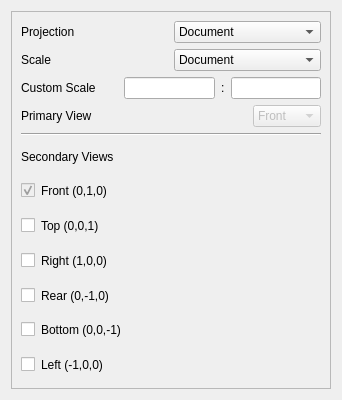
<?xml version="1.0" encoding="UTF-8"?>
<ui version="4.0">
 <class>DrawingGui::TaskOrthographicViews</class>
 <widget class="QWidget" name="DrawingGui::TaskOrthographicViews">
  <property name="geometry">
   <rect>
    <x>0</x>
    <y>0</y>
    <width>342</width>
    <height>400</height>
   </rect>
  </property>
  <property name="sizePolicy">
   <sizepolicy hsizetype="Fixed" vsizetype="Expanding">
    <horstretch>0</horstretch>
    <verstretch>0</verstretch>
   </sizepolicy>
  </property>
  <property name="minimumSize">
   <size>
    <width>250</width>
    <height>0</height>
   </size>
  </property>
  <property name="windowTitle">
   <string>Orthographic Projection</string>
  </property>
  <layout class="QVBoxLayout" name="verticalLayout_2">
   <item>
    <widget class="QFrame" name="frame">
     <property name="sizePolicy">
      <sizepolicy hsizetype="Expanding" vsizetype="Expanding">
       <horstretch>0</horstretch>
       <verstretch>0</verstretch>
      </sizepolicy>
     </property>
     <property name="frameShape">
      <enum>QFrame::StyledPanel</enum>
     </property>
     <property name="frameShadow">
      <enum>QFrame::Raised</enum>
     </property>
     <layout class="QVBoxLayout" name="verticalLayout_3">
      <item>
       <layout class="QVBoxLayout" name="verticalLayout">
        <property name="sizeConstraint">
         <enum>QLayout::SetDefaultConstraint</enum>
        </property>
        <item>
         <layout class="QHBoxLayout" name="horizontalLayout_3">
          <item>
           <widget class="QLabel" name="label_7">
            <property name="text">
             <string>Projection</string>
            </property>
           </widget>
          </item>
          <item>
           <widget class="QComboBox" name="projection">
            <property name="editable">
             <bool>false</bool>
            </property>
            <item>
             <property name="text">
              <string>Document</string>
             </property>
            </item>
            <item>
             <property name="text">
              <string>First Angle</string>
             </property>
            </item>
            <item>
             <property name="text">
              <string>Third Angle</string>
             </property>
            </item>
           </widget>
          </item>
         </layout>
        </item>
        <item>
         <layout class="QHBoxLayout" name="horizontalLayout_5">
          <item>
           <widget class="QLabel" name="label">
            <property name="text">
             <string>Scale</string>
            </property>
           </widget>
          </item>
          <item>
           <widget class="QComboBox" name="cmbScaleType">
            <item>
             <property name="text">
              <string>Document</string>
             </property>
            </item>
            <item>
             <property name="text">
              <string>Automatic</string>
             </property>
            </item>
            <item>
             <property name="text">
              <string>Custom</string>
             </property>
            </item>
           </widget>
          </item>
         </layout>
        </item>
        <item>
         <layout class="QHBoxLayout" name="horizontalLayout_6">
          <item>
           <widget class="QLabel" name="label_2">
            <property name="text">
             <string>Custom Scale</string>
            </property>
           </widget>
          </item>
          <item>
           <spacer name="horizontalSpacer_3">
            <property name="orientation">
             <enum>Qt::Horizontal</enum>
            </property>
            <property name="sizeHint" stdset="0">
             <size>
              <width>40</width>
              <height>20</height>
             </size>
            </property>
           </spacer>
          </item>
          <item>
           <widget class="QLineEdit" name="scaleNum">
            <property name="sizePolicy">
             <sizepolicy hsizetype="Expanding" vsizetype="Fixed">
              <horstretch>0</horstretch>
              <verstretch>0</verstretch>
             </sizepolicy>
            </property>
           </widget>
          </item>
          <item>
           <widget class="QLabel" name="label_4">
            <property name="text">
             <string>:</string>
            </property>
           </widget>
          </item>
          <item>
           <widget class="QLineEdit" name="scaleDenom"/>
          </item>
         </layout>
        </item>
        <item>
         <layout class="QHBoxLayout" name="horizontalLayout_7">
          <item>
           <widget class="QLabel" name="label_5">
            <property name="text">
             <string>Primary View</string>
            </property>
           </widget>
          </item>
          <item>
           <spacer name="horizontalSpacer_4">
            <property name="orientation">
             <enum>Qt::Horizontal</enum>
            </property>
            <property name="sizeHint" stdset="0">
             <size>
              <width>40</width>
              <height>20</height>
             </size>
            </property>
           </spacer>
          </item>
          <item>
           <widget class="QComboBox" name="cmbPrimaryView">
            <property name="enabled">
             <bool>false</bool>
            </property>
            <item>
             <property name="text">
              <string>Front</string>
             </property>
            </item>
            <item>
             <property name="text">
              <string>Top</string>
             </property>
            </item>
            <item>
             <property name="text">
              <string>Right</string>
             </property>
            </item>
            <item>
             <property name="text">
              <string>Rear</string>
             </property>
            </item>
            <item>
             <property name="text">
              <string>Bottom</string>
             </property>
            </item>
            <item>
             <property name="text">
              <string>Left</string>
             </property>
            </item>
           </widget>
          </item>
         </layout>
        </item>
        <item>
         <widget class="Line" name="line">
          <property name="orientation">
           <enum>Qt::Horizontal</enum>
          </property>
         </widget>
        </item>
        <item>
         <layout class="QHBoxLayout" name="horizontalLayout_8">
          <item>
           <widget class="QLabel" name="label_6">
            <property name="text">
             <string>Secondary Views</string>
            </property>
           </widget>
          </item>
         </layout>
        </item>
        <item>
         <layout class="QHBoxLayout" name="horizontalLayout_9">
          <item>
           <widget class="QCheckBox" name="chkOrthoFront">
            <property name="enabled">
             <bool>false</bool>
            </property>
            <property name="sizePolicy">
             <sizepolicy hsizetype="Fixed" vsizetype="Fixed">
              <horstretch>0</horstretch>
              <verstretch>0</verstretch>
             </sizepolicy>
            </property>
            <property name="contextMenuPolicy">
             <enum>Qt::NoContextMenu</enum>
            </property>
            <property name="toolTip">
             <string>Primary view</string>
            </property>
            <property name="layoutDirection">
             <enum>Qt::RightToLeft</enum>
            </property>
            <property name="text">
             <string/>
            </property>
            <property name="checked">
             <bool>true</bool>
            </property>
           </widget>
          </item>
          <item>
           <widget class="QLabel" name="label_3">
            <property name="text">
             <string>Front (0,1,0)</string>
            </property>
           </widget>
          </item>
         </layout>
        </item>
        <item>
         <layout class="QHBoxLayout" name="horizontalLayout">
          <item>
           <widget class="QCheckBox" name="chkOrthoTop">
            <property name="enabled">
             <bool>true</bool>
            </property>
            <property name="sizePolicy">
             <sizepolicy hsizetype="Fixed" vsizetype="Fixed">
              <horstretch>0</horstretch>
              <verstretch>0</verstretch>
             </sizepolicy>
            </property>
            <property name="contextMenuPolicy">
             <enum>Qt::NoContextMenu</enum>
            </property>
            <property name="toolTip">
             <string>Right click for axonometric settings</string>
            </property>
            <property name="layoutDirection">
             <enum>Qt::RightToLeft</enum>
            </property>
            <property name="text">
             <string/>
            </property>
           </widget>
          </item>
          <item>
           <widget class="QLabel" name="label_8">
            <property name="text">
             <string>Top (0,0,1)</string>
            </property>
           </widget>
          </item>
         </layout>
        </item>
        <item>
         <layout class="QHBoxLayout" name="horizontalLayout_2">
          <item>
           <widget class="QCheckBox" name="chkOrthoRight">
            <property name="enabled">
             <bool>true</bool>
            </property>
            <property name="sizePolicy">
             <sizepolicy hsizetype="Fixed" vsizetype="Fixed">
              <horstretch>0</horstretch>
              <verstretch>0</verstretch>
             </sizepolicy>
            </property>
            <property name="contextMenuPolicy">
             <enum>Qt::NoContextMenu</enum>
            </property>
            <property name="toolTip">
             <string>Right click for axonometric settings</string>
            </property>
            <property name="layoutDirection">
             <enum>Qt::RightToLeft</enum>
            </property>
            <property name="text">
             <string/>
            </property>
           </widget>
          </item>
          <item>
           <widget class="QLabel" name="label_9">
            <property name="text">
             <string>Right (1,0,0)</string>
            </property>
           </widget>
          </item>
         </layout>
        </item>
        <item>
         <layout class="QHBoxLayout" name="horizontalLayout_10">
          <item>
           <widget class="QCheckBox" name="chkOrthoRear">
            <property name="enabled">
             <bool>true</bool>
            </property>
            <property name="sizePolicy">
             <sizepolicy hsizetype="Fixed" vsizetype="Fixed">
              <horstretch>0</horstretch>
              <verstretch>0</verstretch>
             </sizepolicy>
            </property>
            <property name="contextMenuPolicy">
             <enum>Qt::NoContextMenu</enum>
            </property>
            <property name="toolTip">
             <string>Right click for axonometric settings</string>
            </property>
            <property name="layoutDirection">
             <enum>Qt::RightToLeft</enum>
            </property>
            <property name="text">
             <string/>
            </property>
           </widget>
          </item>
          <item>
           <widget class="QLabel" name="label_10">
            <property name="text">
             <string>Rear (0,-1,0)</string>
            </property>
           </widget>
          </item>
         </layout>
        </item>
        <item>
         <layout class="QHBoxLayout" name="horizontalLayout_11">
          <item>
           <widget class="QCheckBox" name="chkOrthoBottom">
            <property name="enabled">
             <bool>true</bool>
            </property>
            <property name="sizePolicy">
             <sizepolicy hsizetype="Fixed" vsizetype="Fixed">
              <horstretch>0</horstretch>
              <verstretch>0</verstretch>
             </sizepolicy>
            </property>
            <property name="contextMenuPolicy">
             <enum>Qt::NoContextMenu</enum>
            </property>
            <property name="toolTip">
             <string>Right click for axonometric settings</string>
            </property>
            <property name="layoutDirection">
             <enum>Qt::RightToLeft</enum>
            </property>
            <property name="text">
             <string/>
            </property>
           </widget>
          </item>
          <item>
           <widget class="QLabel" name="label_11">
            <property name="text">
             <string>Bottom (0,0,-1)</string>
            </property>
           </widget>
          </item>
         </layout>
        </item>
        <item>
         <layout class="QHBoxLayout" name="horizontalLayout_12">
          <item>
           <widget class="QCheckBox" name="chkOrthoLeft">
            <property name="enabled">
             <bool>true</bool>
            </property>
            <property name="sizePolicy">
             <sizepolicy hsizetype="Fixed" vsizetype="Fixed">
              <horstretch>0</horstretch>
              <verstretch>0</verstretch>
             </sizepolicy>
            </property>
            <property name="contextMenuPolicy">
             <enum>Qt::NoContextMenu</enum>
            </property>
            <property name="toolTip">
             <string>Right click for axonometric settings</string>
            </property>
            <property name="layoutDirection">
             <enum>Qt::RightToLeft</enum>
            </property>
            <property name="text">
             <string/>
            </property>
           </widget>
          </item>
          <item>
           <widget class="QLabel" name="label_12">
            <property name="text">
             <string>Left (-1,0,0)</string>
            </property>
           </widget>
          </item>
         </layout>
        </item>
       </layout>
      </item>
     </layout>
    </widget>
   </item>
  </layout>
 </widget>
 <resources/>
 <connections/>
</ui>
